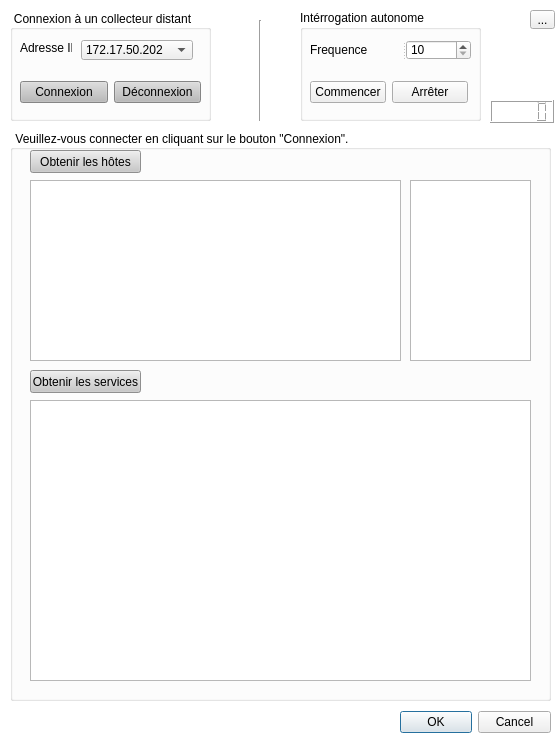
<?xml version="1.0" encoding="UTF-8"?>
<ui version="4.0">
 <class>fen_superviseur</class>
 <widget class="QDialog" name="fen_superviseur">
  <property name="geometry">
   <rect>
    <x>0</x>
    <y>0</y>
    <width>560</width>
    <height>738</height>
   </rect>
  </property>
  <property name="windowTitle">
   <string>LES VALLONS DE LA TOUR - Superviseur</string>
  </property>
  <property name="styleSheet">
   <string notr="true">QDialog#fen_superviseur
{
	background: rgb(255, 255, 255);
}</string>
  </property>
  <widget class="QDialogButtonBox" name="buttonBox">
   <property name="geometry">
    <rect>
     <x>400</x>
     <y>710</y>
     <width>151</width>
     <height>25</height>
    </rect>
   </property>
   <property name="orientation">
    <enum>Qt::Horizontal</enum>
   </property>
   <property name="standardButtons">
    <set>QDialogButtonBox::Cancel|QDialogButtonBox::Ok</set>
   </property>
  </widget>
  <widget class="QGroupBox" name="GB_Contenu">
   <property name="geometry">
    <rect>
     <x>10</x>
     <y>130</y>
     <width>541</width>
     <height>571</height>
    </rect>
   </property>
   <property name="styleSheet">
    <string notr="true">QGroupBox#GB_Contenu
{
	color:rgb(0, 0, 0);
}</string>
   </property>
   <property name="title">
    <string>Veuillez-vous connecter en cliquant sur le bouton &quot;Connexion&quot;.</string>
   </property>
   <widget class="QTableWidget" name="TW_Hotes">
    <property name="enabled">
     <bool>true</bool>
    </property>
    <property name="geometry">
     <rect>
      <x>20</x>
      <y>50</y>
      <width>371</width>
      <height>181</height>
     </rect>
    </property>
   </widget>
   <widget class="QTextEdit" name="TE_Hotes">
    <property name="geometry">
     <rect>
      <x>400</x>
      <y>50</y>
      <width>121</width>
      <height>181</height>
     </rect>
    </property>
    <property name="readOnly">
     <bool>true</bool>
    </property>
   </widget>
   <widget class="QPushButton" name="BTN_getHosts">
    <property name="geometry">
     <rect>
      <x>20</x>
      <y>20</y>
      <width>111</width>
      <height>23</height>
     </rect>
    </property>
    <property name="styleSheet">
     <string notr="true">QPushButton#BTN_getHosts
{
	background:rgb(200, 200, 200);
}

QPushButton#BTN_getHosts:hover
{
	background:rgb(220, 236, 255);
}</string>
    </property>
    <property name="text">
     <string>Obtenir les hôtes</string>
    </property>
   </widget>
   <widget class="QPushButton" name="BTN_getServices">
    <property name="geometry">
     <rect>
      <x>20</x>
      <y>240</y>
      <width>111</width>
      <height>23</height>
     </rect>
    </property>
    <property name="styleSheet">
     <string notr="true">QPushButton#BTN_getServices
{
	background:rgb(200, 200, 200);
}

QPushButton#BTN_getServices:hover
{
	background:rgb(220, 236, 255);
}</string>
    </property>
    <property name="text">
     <string>Obtenir les services</string>
    </property>
   </widget>
   <widget class="QTableWidget" name="TW_Services">
    <property name="geometry">
     <rect>
      <x>20</x>
      <y>270</y>
      <width>501</width>
      <height>281</height>
     </rect>
    </property>
   </widget>
  </widget>
  <widget class="QGroupBox" name="GB_Connexion">
   <property name="geometry">
    <rect>
     <x>10</x>
     <y>10</y>
     <width>201</width>
     <height>111</height>
    </rect>
   </property>
   <property name="styleSheet">
    <string notr="true">QGroupBox#GB_Connexion
{
	color:rgb(0, 0, 0);
}</string>
   </property>
   <property name="title">
    <string>Connexion à un collecteur distant</string>
   </property>
   <widget class="QWidget" name="layoutWidget">
    <property name="geometry">
     <rect>
      <x>10</x>
      <y>70</y>
      <width>181</width>
      <height>25</height>
     </rect>
    </property>
    <layout class="QHBoxLayout" name="horizontalLayout">
     <item>
      <widget class="QPushButton" name="BTN_Connexion">
       <property name="styleSheet">
        <string notr="true">QPushButton#BTN_Connexion
{
	background:rgb(186, 186, 186);
}

QPushButton#BTN_Connexion:hover
{
	background:rgb(94, 94, 94);
}

QPushButton#BTN_Connexion:pressed
{
	
}




</string>
       </property>
       <property name="text">
        <string>Connexion</string>
       </property>
      </widget>
     </item>
     <item>
      <widget class="QPushButton" name="BTN_Deconnexion">
       <property name="styleSheet">
        <string notr="true">QPushButton#BTN_Deconnexion
{
	background:rgb(186, 186, 186);
	
	
}

QPushButton#BTN_Deconnexion:hover
{
	background:rgb(94, 94, 94);
}

QPushButton#BTN_Deconnexion:pressed
{
	
}</string>
       </property>
       <property name="text">
        <string>Déconnexion</string>
       </property>
      </widget>
     </item>
    </layout>
   </widget>
   <widget class="QLabel" name="label">
    <property name="geometry">
     <rect>
      <x>10</x>
      <y>30</y>
      <width>52</width>
      <height>16</height>
     </rect>
    </property>
    <property name="text">
     <string>Adresse IP</string>
    </property>
   </widget>
   <widget class="QComboBox" name="comboBox">
    <property name="geometry">
     <rect>
      <x>71</x>
      <y>30</y>
      <width>112</width>
      <height>20</height>
     </rect>
    </property>
    <property name="styleSheet">
     <string notr="true"/>
    </property>
    <item>
     <property name="text">
      <string>172.17.50.202</string>
     </property>
    </item>
    <item>
     <property name="text">
      <string>127.0.0.1</string>
     </property>
    </item>
    <item>
     <property name="text">
      <string>Autres collecteurs</string>
     </property>
    </item>
   </widget>
  </widget>
  <widget class="QToolButton" name="toolButton">
   <property name="geometry">
    <rect>
     <x>530</x>
     <y>10</y>
     <width>25</width>
     <height>19</height>
    </rect>
   </property>
   <property name="text">
    <string>...</string>
   </property>
  </widget>
  <widget class="QLabel" name="LA_Status">
   <property name="geometry">
    <rect>
     <x>10</x>
     <y>710</y>
     <width>371</width>
     <height>16</height>
    </rect>
   </property>
   <property name="text">
    <string/>
   </property>
  </widget>
  <widget class="QGroupBox" name="GB_Interrogation">
   <property name="geometry">
    <rect>
     <x>300</x>
     <y>10</y>
     <width>181</width>
     <height>111</height>
    </rect>
   </property>
   <property name="styleSheet">
    <string notr="true">QGroupBox#GB_Connexion
{
	color:rgb(0, 0, 0);
}</string>
   </property>
   <property name="title">
    <string>Intérrogation autonome</string>
   </property>
   <widget class="QWidget" name="layoutWidget">
    <property name="geometry">
     <rect>
      <x>10</x>
      <y>70</y>
      <width>158</width>
      <height>25</height>
     </rect>
    </property>
    <layout class="QHBoxLayout" name="horizontalLayout_2">
     <item>
      <widget class="QPushButton" name="BTN_Timer">
       <property name="text">
        <string>Commencer</string>
       </property>
      </widget>
     </item>
     <item>
      <widget class="QPushButton" name="BTN_StopTimer">
       <property name="text">
        <string>Arrêter</string>
       </property>
      </widget>
     </item>
    </layout>
   </widget>
   <widget class="QSplitter" name="splitter">
    <property name="geometry">
     <rect>
      <x>10</x>
      <y>30</y>
      <width>161</width>
      <height>20</height>
     </rect>
    </property>
    <property name="orientation">
     <enum>Qt::Horizontal</enum>
    </property>
    <widget class="QLabel" name="LA_Frequence">
     <property name="text">
      <string>Frequence</string>
     </property>
    </widget>
    <widget class="QSpinBox" name="SB_Frequence">
     <property name="buttonSymbols">
      <enum>QAbstractSpinBox::UpDownArrows</enum>
     </property>
     <property name="minimum">
      <number>10</number>
     </property>
     <property name="maximum">
      <number>60</number>
     </property>
     <property name="singleStep">
      <number>5</number>
     </property>
     <property name="value">
      <number>10</number>
     </property>
    </widget>
   </widget>
  </widget>
  <widget class="Line" name="line">
   <property name="geometry">
    <rect>
     <x>250</x>
     <y>20</y>
     <width>20</width>
     <height>101</height>
    </rect>
   </property>
   <property name="orientation">
    <enum>Qt::Vertical</enum>
   </property>
  </widget>
  <widget class="QLCDNumber" name="LCDN_Chrono">
   <property name="geometry">
    <rect>
     <x>490</x>
     <y>100</y>
     <width>64</width>
     <height>23</height>
    </rect>
   </property>
  </widget>
  <widget class="QLabel" name="LA_Boucle">
   <property name="geometry">
    <rect>
     <x>490</x>
     <y>80</y>
     <width>47</width>
     <height>13</height>
    </rect>
   </property>
   <property name="text">
    <string/>
   </property>
  </widget>
 </widget>
 <resources/>
 <connections>
  <connection>
   <sender>buttonBox</sender>
   <signal>accepted()</signal>
   <receiver>fen_superviseur</receiver>
   <slot>accept()</slot>
   <hints>
    <hint type="sourcelabel">
     <x>248</x>
     <y>254</y>
    </hint>
    <hint type="destinationlabel">
     <x>157</x>
     <y>274</y>
    </hint>
   </hints>
  </connection>
  <connection>
   <sender>buttonBox</sender>
   <signal>rejected()</signal>
   <receiver>fen_superviseur</receiver>
   <slot>reject()</slot>
   <hints>
    <hint type="sourcelabel">
     <x>316</x>
     <y>260</y>
    </hint>
    <hint type="destinationlabel">
     <x>286</x>
     <y>274</y>
    </hint>
   </hints>
  </connection>
 </connections>
</ui>
